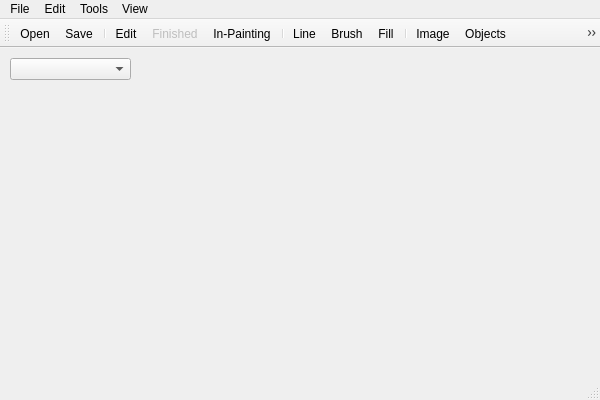
<?xml version="1.0" encoding="UTF-8"?>
<ui version="4.0">
 <class>ImageSpiritClass</class>
 <widget class="QMainWindow" name="ImageSpiritClass">
  <property name="geometry">
   <rect>
    <x>0</x>
    <y>0</y>
    <width>600</width>
    <height>400</height>
   </rect>
  </property>
  <property name="windowTitle">
   <string>ImageSpirit</string>
  </property>
  <widget class="QWidget" name="centralWidget">
   <widget class="QComboBox" name="comboBoxAttributes">
    <property name="geometry">
     <rect>
      <x>10</x>
      <y>10</y>
      <width>121</width>
      <height>22</height>
     </rect>
    </property>
    <property name="minimumSize">
     <size>
      <width>100</width>
      <height>0</height>
     </size>
    </property>
    <item>
     <property name="text">
      <string/>
     </property>
    </item>
   </widget>
  </widget>
  <widget class="QMenuBar" name="menuBar">
   <property name="geometry">
    <rect>
     <x>0</x>
     <y>0</y>
     <width>600</width>
     <height>21</height>
    </rect>
   </property>
   <widget class="QMenu" name="menuFile">
    <property name="title">
     <string>File</string>
    </property>
    <addaction name="actionOpen"/>
    <addaction name="actionSave"/>
   </widget>
   <widget class="QMenu" name="menuView">
    <property name="title">
     <string>View</string>
    </property>
    <addaction name="actionImage"/>
    <addaction name="actionObjects"/>
    <addaction name="actionSoftTarget"/>
    <addaction name="actionResults"/>
    <addaction name="actionUserMark"/>
   </widget>
   <widget class="QMenu" name="menuTools">
    <property name="title">
     <string>Edit</string>
    </property>
    <addaction name="actionEdit"/>
    <addaction name="actionFinished"/>
    <addaction name="actionInPainting"/>
    <addaction name="actionExportOldData"/>
   </widget>
   <widget class="QMenu" name="menuTools_2">
    <property name="title">
     <string>Tools</string>
    </property>
    <addaction name="actionLine"/>
    <addaction name="actionBrush"/>
    <addaction name="actionFill"/>
   </widget>
   <addaction name="menuFile"/>
   <addaction name="menuTools"/>
   <addaction name="menuTools_2"/>
   <addaction name="menuView"/>
  </widget>
  <widget class="QToolBar" name="mainToolBar">
   <attribute name="toolBarArea">
    <enum>TopToolBarArea</enum>
   </attribute>
   <attribute name="toolBarBreak">
    <bool>false</bool>
   </attribute>
   <addaction name="actionOpen"/>
   <addaction name="actionSave"/>
   <addaction name="separator"/>
   <addaction name="actionEdit"/>
   <addaction name="actionFinished"/>
   <addaction name="actionInPainting"/>
   <addaction name="separator"/>
   <addaction name="actionLine"/>
   <addaction name="actionBrush"/>
   <addaction name="actionFill"/>
   <addaction name="separator"/>
   <addaction name="actionImage"/>
   <addaction name="actionObjects"/>
   <addaction name="actionSoftTarget"/>
   <addaction name="actionResults"/>
   <addaction name="actionUserMark"/>
  </widget>
  <widget class="QStatusBar" name="statusBar"/>
  <action name="actionOpen">
   <property name="icon">
    <iconset resource="ImageSpirit.qrc">
     <normaloff>:/ImageSpirit/Resources/open.png</normaloff>:/ImageSpirit/Resources/open.png</iconset>
   </property>
   <property name="text">
    <string>Open</string>
   </property>
   <property name="shortcut">
    <string>Ctrl+O</string>
   </property>
  </action>
  <action name="actionSave">
   <property name="icon">
    <iconset resource="ImageSpirit.qrc">
     <normaloff>:/ImageSpirit/Resources/save.png</normaloff>:/ImageSpirit/Resources/save.png</iconset>
   </property>
   <property name="text">
    <string>Save</string>
   </property>
   <property name="shortcut">
    <string>Ctrl+S</string>
   </property>
  </action>
  <action name="actionImage">
   <property name="checkable">
    <bool>true</bool>
   </property>
   <property name="icon">
    <iconset resource="ImageSpirit.qrc">
     <normaloff>:/ImageSpirit/Resources/Source.png</normaloff>:/ImageSpirit/Resources/Source.png</iconset>
   </property>
   <property name="text">
    <string>Image</string>
   </property>
   <property name="shortcut">
    <string>Alt+I</string>
   </property>
  </action>
  <action name="actionSoftTarget">
   <property name="checkable">
    <bool>true</bool>
   </property>
   <property name="icon">
    <iconset resource="ImageSpirit.qrc">
     <normaloff>:/ImageSpirit/Resources/Layout.png</normaloff>:/ImageSpirit/Resources/Layout.png</iconset>
   </property>
   <property name="text">
    <string>Soft target</string>
   </property>
   <property name="shortcut">
    <string>Alt+S</string>
   </property>
  </action>
  <action name="actionObjects">
   <property name="checkable">
    <bool>true</bool>
   </property>
   <property name="icon">
    <iconset resource="ImageSpirit.qrc">
     <normaloff>:/ImageSpirit/Resources/Objects.png</normaloff>:/ImageSpirit/Resources/Objects.png</iconset>
   </property>
   <property name="text">
    <string>Objects</string>
   </property>
   <property name="shortcut">
    <string>Alt+O</string>
   </property>
  </action>
  <action name="actionResults">
   <property name="checkable">
    <bool>true</bool>
   </property>
   <property name="icon">
    <iconset resource="ImageSpirit.qrc">
     <normaloff>:/ImageSpirit/Resources/Attri.png</normaloff>:/ImageSpirit/Resources/Attri.png</iconset>
   </property>
   <property name="text">
    <string>Results</string>
   </property>
   <property name="shortcut">
    <string>Alt+A</string>
   </property>
  </action>
  <action name="actionEdit">
   <property name="icon">
    <iconset resource="ImageSpirit.qrc">
     <normaloff>:/ImageSpirit/Resources/Edit.png</normaloff>:/ImageSpirit/Resources/Edit.png</iconset>
   </property>
   <property name="text">
    <string>Edit</string>
   </property>
   <property name="shortcut">
    <string>Ctrl+E</string>
   </property>
  </action>
  <action name="actionFinished">
   <property name="enabled">
    <bool>false</bool>
   </property>
   <property name="icon">
    <iconset resource="ImageSpirit.qrc">
     <normaloff>:/ImageSpirit/Resources/Stop.png</normaloff>:/ImageSpirit/Resources/Stop.png</iconset>
   </property>
   <property name="text">
    <string>Finished</string>
   </property>
   <property name="shortcut">
    <string>Ctrl+F</string>
   </property>
  </action>
  <action name="actionUserMark">
   <property name="checkable">
    <bool>true</bool>
   </property>
   <property name="icon">
    <iconset resource="ImageSpirit.qrc">
     <normaloff>:/ImageSpirit/Resources/Mark.png</normaloff>:/ImageSpirit/Resources/Mark.png</iconset>
   </property>
   <property name="text">
    <string>User Mark</string>
   </property>
   <property name="shortcut">
    <string>Alt+M</string>
   </property>
  </action>
  <action name="actionInPainting">
   <property name="icon">
    <iconset resource="ImageSpirit.qrc">
     <normaloff>:/ImageSpirit/Resources/Analysis.png</normaloff>:/ImageSpirit/Resources/Analysis.png</iconset>
   </property>
   <property name="text">
    <string>In-Painting</string>
   </property>
   <property name="shortcut">
    <string>Ctrl+I</string>
   </property>
  </action>
  <action name="actionExportOldData">
   <property name="text">
    <string>ExportOldData</string>
   </property>
  </action>
  <action name="actionLine">
   <property name="checkable">
    <bool>true</bool>
   </property>
   <property name="icon">
    <iconset resource="ImageSpirit.qrc">
     <normaloff>:/ImageSpirit/Resources/Line.png</normaloff>:/ImageSpirit/Resources/Line.png</iconset>
   </property>
   <property name="text">
    <string>Line</string>
   </property>
   <property name="shortcut">
    <string>Ctrl+L</string>
   </property>
  </action>
  <action name="actionBrush">
   <property name="checkable">
    <bool>true</bool>
   </property>
   <property name="icon">
    <iconset resource="ImageSpirit.qrc">
     <normaloff>:/ImageSpirit/Resources/brush.png</normaloff>:/ImageSpirit/Resources/brush.png</iconset>
   </property>
   <property name="text">
    <string>Brush</string>
   </property>
   <property name="shortcut">
    <string>Ctrl+B</string>
   </property>
  </action>
  <action name="actionFill">
   <property name="checkable">
    <bool>true</bool>
   </property>
   <property name="icon">
    <iconset resource="ImageSpirit.qrc">
     <normaloff>:/ImageSpirit/Resources/fill.png</normaloff>:/ImageSpirit/Resources/fill.png</iconset>
   </property>
   <property name="text">
    <string>Fill</string>
   </property>
   <property name="shortcut">
    <string>Ctrl+F</string>
   </property>
  </action>
 </widget>
 <layoutdefault spacing="6" margin="11"/>
 <resources>
  <include location="ImageSpirit.qrc"/>
 </resources>
 <connections/>
</ui>
